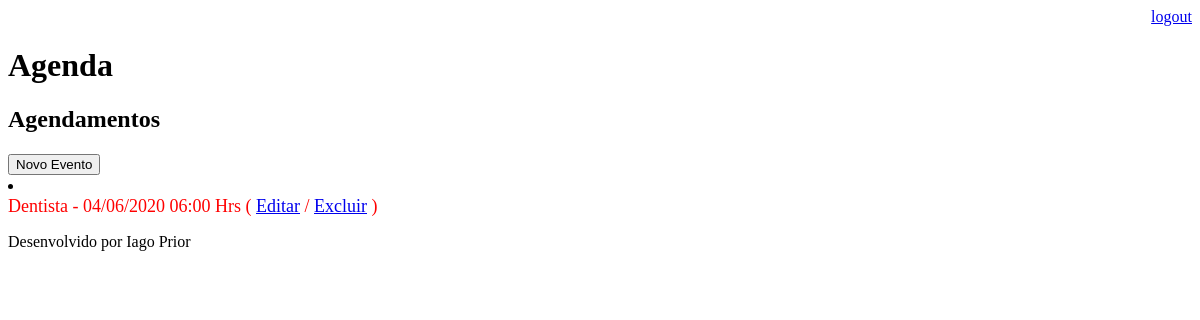
The app's page /agenda/ (signed in), older data.
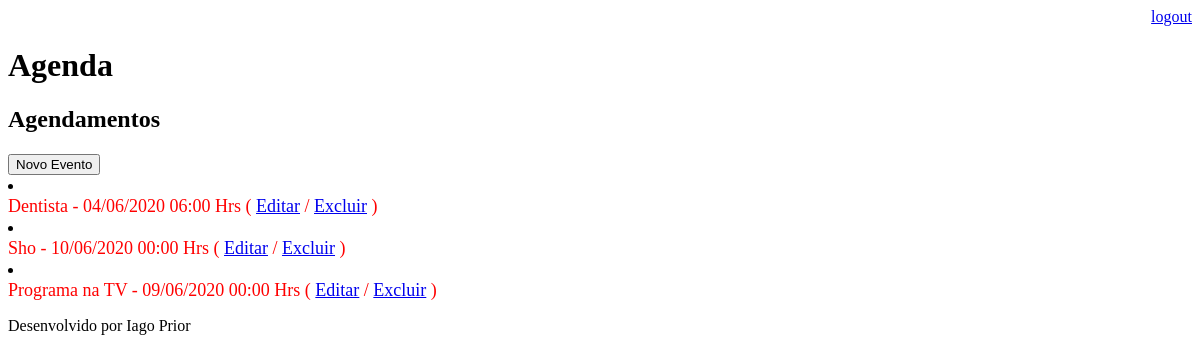
The same page, newer data.
### core/models.py (models this page shows, shortened)
class Evento(models.Model):
    titulo = models.CharField(max_length=100)
    descricao = models.TextField(blank=True, null=True)
    data_evento = models.DateTimeField(verbose_name='Data do Evento')
    data_criacao = models.DateTimeField(auto_now=True)
    usuario = models.ForeignKey(User, on_delete=models.CASCADE)
    class Meta:
        db_table = 'evento'
    def get_data_evento(self):
        return self.data_evento.strftime('%d/%m/%Y %H:%M Hrs')
    def get_evento_atrasado(self):
        if self.data_evento < datetime.now():
            return True
        else:
            return False

### core/views.py (the view)
# urls.py: path('agenda/', views.lista_eventos),
@login_required(login_url='/login/')
def lista_eventos(request):
    usuario = request.user
    data_atual = datetime.now() - timedelta(hours=1)
    evento = Evento.objects.filter(usuario=usuario,
                                   data_evento__lt=data_atual)
    dados = {'eventos':evento}
    return render(request, 'agenda.html', dados)

### templates/agenda.html
{% extends "model-page.html" %}
{% block content %}
    <h2>Agendamentos</h2>
    <a href="evento/">
        <button type="button">Novo Evento</button>
    </a>
    <u1 style="font-size: 18px">
        {% for evento in eventos %}
                <li>
                    <div style={% if evento.get_evento_atrasado %}
                                  "color:red"
                                {% endif %}>
                        {{evento.titulo }} - {{evento.get_data_evento }}
                        ( <a href="evento/?id={{ evento.id }}">Editar</a>
                        / <a href="evento/delete/{{ evento.id }}/">Excluir</a> )
                    </div>
                </li>
        {% endfor %}
    </u1>
{% endblock %}

### templates/model-page.html
<!DOCTYPE html>
<html lang="en">
<head>
   {% include "model-header.html" %}
</head>
<body>
    {% block content %} {% endblock %}
    {% include "model-footer.html" %}
</body>
</html>

### templates/model-header.html (shortened to what this page needs)
    <div align="right">
        <a href="/logout">logout</a>
    </div>
    <h1>Agenda</h1>

### templates/model-footer.html
<p>Desenvolvido por Iago Prior</p>

Row changes from the older to the newer data that the page shows:
added Evento: titulo "Sho", get_data_evento "10/06/2020 00:00 Hrs"
added Evento: titulo "Programa na TV", get_data_evento "09/06/2020 00:00 Hrs"
